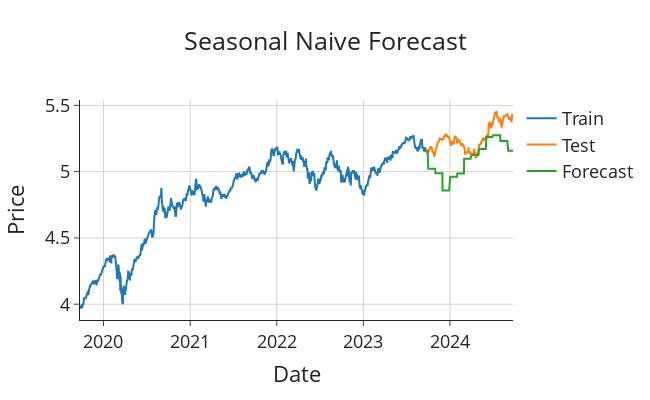

Write notebook code for a chart like this one.
### Code cell
#Seasonal Naive Forecasting
snaive_fc = []

for row_idx in range(len(test)):
    month = test.index[row_idx].month 
    forecast = train[train.index.month == month].iloc[-1]
    snaive_fc.append(forecast)

snaive_fc_series = pd.Series(snaive_fc, index=test.index)
plot_forecast(snaive_fc_series, 'Seasonal Naive Forecast')

### Figure 1 — Plotly figure (JSON) as saved in the notebook; plotly's stock layout.template omitted (floating-point values rounded to 4 significant figures; data arrays with more than 128 entries replaced by an {"elided": "..."} marker saying what was removed)
{"data": [{"name": "Train", "type": "scatter", "x": {"elided": "1007 str values"}, "y": {"elided": "1007 float values"}}, {"name": "Test", "type": "scatter", "x": {"elided": "251 str values"}, "y": {"elided": "251 float values"}}, {"mode": "lines", "name": "Forecast", "type": "scatter", "x": {"elided": "251 str values"}, "y": {"elided": "251 float values"}}], "layout": {"font": {"size": 18}, "height": 400, "title": {"text": "Seasonal Naive Forecast", "x": 0.5}, "width": 650, "xaxis": {"gridcolor": "LightGray", "showgrid": true, "title": {"text": "Date"}}, "yaxis": {"gridcolor": "LightGray", "showgrid": true, "title": {"text": "Price"}}}}
